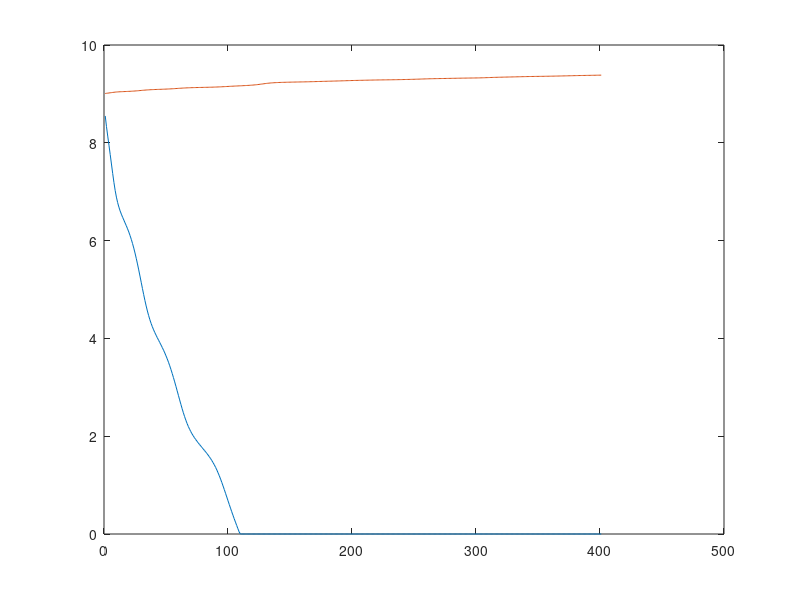

MATLAB code to generate this figure:
% This code used the Finited-Difference Methods (FDM) to solve the L
% equation. The description can be seen in the word file
% 2D unconfined flux
clear;close all
% unconfined aquifer !!!!
% Define the grid size and the boundary functions
Lx = 100; % Length along x direction
Lz = 10; % Length along z direction
n = 400+1; % number of grid points along x direction
N = 40+1; % number of grid points along z direction
delta_x = Lx/(n-1);
H = 10; % be careful with the height
Hs = 9;
Q0 = -0.4;
% recharge term
I = 0.365/365*ones(n, 1);
% well information
xw = 50; xw_nod = round(xw/delta_x)+1;
Qw = 0; % m3/d
I(xw_nod) = -Qw/delta_x; % treat the pumping as recharge

alphaT = 0.5*0.1;
alpha = 1+0.025*(1-(alphaT/H)^(1/4));
Phi_0 = 0.5*alpha*Hs^2;
x = linspace(0, Lx, n); % Grid coordinates in the x direction
z = linspace(0, Lz, N); % Grid coordinates in the z direction
[X, Z] = meshgrid(x, z);
% Read Gaussian random fields
K0 = load('K1.mat').K;
K0 = K0(end:-1:1,:);% Be careful with this command for unconfined
%aquifer!!!! The inversed matrix could increase the thickness of the bottom
%layer!!!! Be careful!!!
x0 = linspace(0, Lx, 400+1);
z0 = linspace(0, Lz, 40+1);
[X0, Z0] = meshgrid(x0, z0);
K0 = interp2(X0, Z0, K0, X, Z);

% iteration weighting factor
% recommendation: no vertical heterogeneity 1;
%                 vertical heterogeneity, 0.5~1
ssor = 0.8;

% Find the vertical mean
K = mean(K0, 1);
K = [K,K(end)]; % Add an identical element at the end of K to facilitate interpolation
% Define the IC
phi1 = Hs*ones(1, n); % initial free surface
zeta = 0;

%K = 6*ones(size(K)); % Warning: The maximum toe position cannot exceed the model length!!!!!!
% Construct the coefficient matrix A and the right-hand side vector F
A = zeros(n, n); % initialize A as a zero matrix
F = zeros(n, 1); % initialize F as a zero vector
% Each line represent a equation, Each colum represent a variable
% The reshape function prioritizes sorting by column, so we should numbered
% in column order
% ghost point method was used!


for iter =1:100
    fprintf('iteration %d \n', iter)
    zeta0 = zeta;
    phi0 = phi1;
    for i = 1:n % i represent the i index in the difference equation along x direction
        k = i; % index of the (i, j) point
        A(k, k) = -(K(i+1)-K(i))/delta_x^2-K(i)*2/delta_x^2; % set the diagonal element of A
        F(k) = -I(i);  % recharge term
        if i >1 % if not on the left boundary
            A(k, k-1) = K(i)*1/delta_x^2; % set the left neighbor of A(k, k)
        else % on the left boundary (constant head)
            F(k) = -K(i)*Phi_0/delta_x^2-I(i);
        end
        if i < n % if not on the right boundary
            A(k, k+1) = (K(i+1)-K(i))/delta_x^2+K(i)/delta_x^2; % set the right neighbor of A(k, k)
        else % on the right boudnary (constan flux)
            A(k, k) = -K(i)/delta_x^2;
            F(k) = Q0/delta_x-I(i);
        end
    end
    A = sparse(A);
    F = sparse(F);
    % Solve the equation
    % [L,U] = ilu (A); % use preconditioner, very useful
    % tol = 1e-7;
    % maxit = size(A,1);
    % X = gmres(A, F, [], tol, [], L, U, Phi_0*ones(maxit, 1));
    X = A\F;
    % Solving head
    phi1 = zeros(size(X));
    xt = 0.5*alpha^2*Hs^2; % potential at xt
    temp = X(X<=xt);
    phi1(X<=xt) = ((2*temp-alpha*Hs^2)*(1-1/alpha)).^0.5+Hs;
    temp = X(X>xt);
    phi1(X>xt) = (2*temp).^0.5;
    % the freshwater surface cannot exceed the aquifer top
    phi1(phi1>H) = H;

    % Solving interface
    zeta = alpha/(alpha-1)*Hs-1/(alpha-1)*phi1;
    zeta(zeta<0) = 0;
    nr1 = floor(zeta);
    nr2 = ceil(zeta);
    % calculate error
    Error = mean(zeta-zeta0, "all");
    Error2 = mean(phi1-phi0, "all");
    % jump out the iteration
    if abs(Error) < 1e-5 && abs(Error2) < 1e-5
        fprintf('Reach specified error at ietration %d with error %e and error2 %e \n', iter, Error, Error2)
        break
    end
    % Takes the average of the assumed value and the current calculated value
    phi1 = (1-ssor)*phi0+ssor*phi1;
    zeta = (1-ssor)*zeta0+ssor*zeta;

    % calculate meanK for next iteration
    interp_num = N+iter;
    for nn = 1:size(nr1,1)
        z_interp = linspace(zeta(nn), phi1(nn), interp_num);
        K_interp = interp1(z, squeeze(K0(:, nn)), z_interp);
        K(nn) = (K_interp(1)/2+sum(K_interp(2:end-1))+K_interp(end)/2)/(interp_num-1);
    end
    K(end) = K(end-1);

end

plot(zeta)
hold on
plot(phi1)
